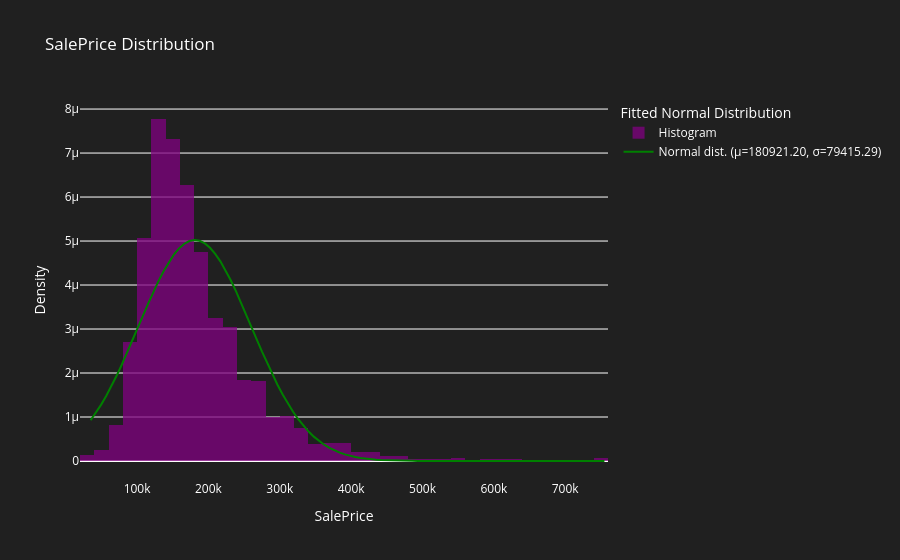

This figure's notebook cell:
### Code cell
# Fit a normal distribution to the SalePrice data
mu, sigma = stats.norm.fit(df['SalePrice'])

#Create a histogram of the ScalePrice columns
hist_data = go.Histogram(x=df['SalePrice'],nbinsx=50,name='Histogram',opacity=0.75,
                              histnorm='probability density',marker=dict(color='purple'))

#Calculate the normal distribution based on the fitted parameters
x_norm = np.linspace(df['SalePrice'].min(), df['SalePrice'].max(), 100)
y_norm = stats.norm.pdf(x_norm, mu, sigma)

#Create the normal distribution overlay
norm_data = go.Scatter(x=x_norm, y=y_norm, mode='lines', name=f"Normal dist. (µ={mu:.2f}, σ={sigma:.2f})", line=dict(color="green"))

#Create the normal distribution overlay
fig = go.Figure(data=[hist_data, norm_data])

#Set the layout for the plot
fig.update_layout(title="SalePrice Distribution",
                 xaxis_title='SalePrice',
                 yaxis_title='Density',
                 legend_title_text='Fitted Normal Distribution',
                 plot_bgcolor='rgba(32,32,32,1)',
                 paper_bgcolor='rgba(32,32,32,1)',
                 font=dict(color='white')
                 )

### Figure 1 — Plotly figure (JSON) as saved in the notebook; plotly's stock layout.template omitted (floating-point values rounded to 4 significant figures; data arrays with more than 128 entries replaced by an {"elided": "..."} marker saying what was removed)
{"data": [{"histnorm": "probability density", "marker": {"color": "purple"}, "name": "Histogram", "nbinsx": 50, "opacity": 0.75, "type": "histogram", "x": {"elided": "1460 int values"}}, {"line": {"color": "green"}, "mode": "lines", "name": "Normal dist. (µ=180921.20, σ=79415.29)", "type": "scatter", "x": [34900.0, 42170.0, 49450.0, 56720.0, 63990.0, 71270.0, 78540.0, 85820.0, 93090.0, 100400.0, 107600.0, 114900.0, 122200.0, 129500.0, 136700.0, 144000.0, 151300.0, 158600.0, 165800.0, 173100.0, 180400.0, 187600.0, 194900.0, 202200.0, 209500.0, 216700.0, 224000.0, 231300.0, 238600.0, 245800.0, 253100.0, 260400.0, 267700.0, 274900.0, 282200.0, 289500.0, 296800.0, 304000.0, 311300.0, 318600.0, 325800.0, 333100.0, 340400.0, 347700.0, 354900.0, 362200.0, 369500.0, 376800.0, 384000.0, 391300.0, 398600.0, 405900.0, 413100.0, 420400.0, 427700.0, 435000.0, 442200.0, 449500.0, 456800.0, 464100.0, 471300.0, 478600.0, 485900.0, 493100.0, 500400.0, 507700.0, 515000.0, 522200.0, 529500.0, 536800.0, 544100.0, 551300.0, 558600.0, 565900.0, 573200.0, 580400.0, 587700.0, 595000.0, 602300.0, 609500.0, 616800.0, 624100.0, 631300.0, 638600.0, 645900.0, 653200.0, 660400.0, 667700.0, 675000.0, 682300.0, 689500.0, 696800.0, 704100.0, 711400.0, 718600.0, 725900.0, 733200.0, 740500.0, 747700.0, 755000.0], "y": [9.265e-07, 1.092e-06, 1.276e-06, 1.479e-06, 1.699e-06, 1.937e-06, 2.188e-06, 2.452e-06, 2.725e-06, 3.003e-06, 3.282e-06, 3.556e-06, 3.821e-06, 4.072e-06, 4.303e-06, 4.509e-06, 4.685e-06, 4.828e-06, 4.934e-06, 4.999e-06, 5.023e-06, 5.006e-06, 4.946e-06, 4.846e-06, 4.709e-06, 4.538e-06, 4.336e-06, 4.108e-06, 3.86e-06, 3.597e-06, 3.323e-06, 3.045e-06, 2.767e-06, 2.493e-06, 2.227e-06, 1.973e-06, 1.734e-06, 1.511e-06, 1.305e-06, 1.118e-06, 9.502e-07, 8.006e-07, 6.689e-07, 5.542e-07, 4.553e-07, 3.71e-07, 2.997e-07, 2.401e-07, 1.908e-07, 1.503e-07, 1.174e-07, 9.097e-08, 6.989e-08, 5.324e-08, 4.022e-08, 3.014e-08, 2.239e-08, 1.649e-08, 1.205e-08, 8.729e-09, 6.271e-09, 4.467e-09, 3.156e-09, 2.211e-09, 1.536e-09, 1.058e-09, 7.228e-10, 4.896e-10, 3.289e-10, 2.191e-10, 1.447e-10, 9.482e-11, 6.159e-11, 3.968e-11, 2.534e-11, 1.605e-11, 1.009e-11, 6.282e-12, 3.881e-12, 2.377e-12, 1.444e-12, 8.697e-13, 5.195e-13, 3.077e-13, 1.808e-13, 1.053e-13, 6.082e-14, 3.484e-14, 1.979e-14, 1.114e-14, 6.225e-15, 3.448e-15, 1.894e-15, 1.032e-15, 5.572e-16, 2.984e-16, 1.585e-16, 8.348e-17, 4.36e-17, 2.258e-17]}], "layout": {"font": {"color": "white"}, "legend": {"title": {"text": "Fitted Normal Distribution"}}, "paper_bgcolor": "rgba(32,32,32,1)", "plot_bgcolor": "rgba(32,32,32,1)", "title": {"text": "SalePrice Distribution"}, "xaxis": {"title": {"text": "SalePrice"}}, "yaxis": {"title": {"text": "Density"}}}}
